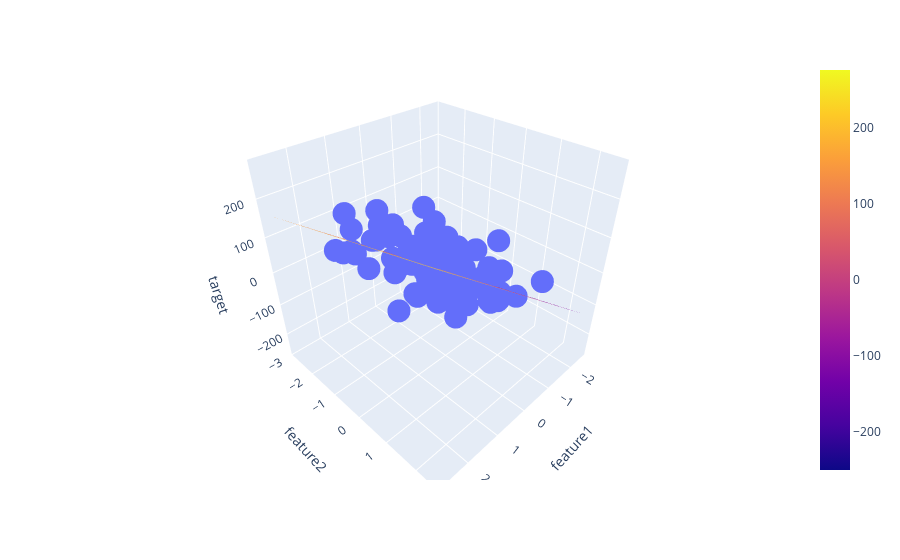

The notebook cell this image was saved under:
### Code cell
# Scatter points
fig = px.scatter_3d(df, x='feature1', y='feature2', z='target')

# Add regression hyperplane
fig.add_trace(
    go.Surface(x=xGrid, y=yGrid, z=z_final, opacity=0.5,name='Regression Plane')
)

fig.show()
